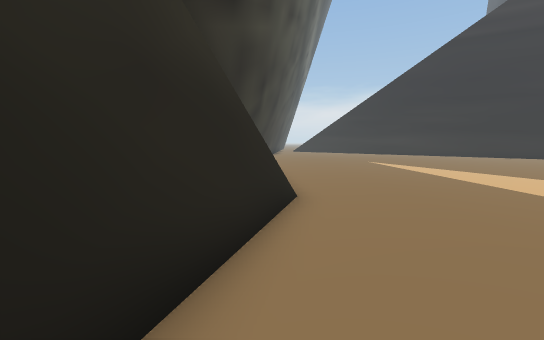
[1] (above)

18 first-person views from a walk through a 3-D level made in the Unity game engine. The camera is 1.3 m above the floor, tilts 6° down and sees 90° across. The floor is counted in squares, 1 m on a side. Each view is taken from the middle of a square. On the plan, view 1 faces up. The plan holds only what a view shows up to about 13 squares ahead; the rest is blank. The place goes on beyond the plan. The player is left out. Some surface patterns are stand-ins.

[2]
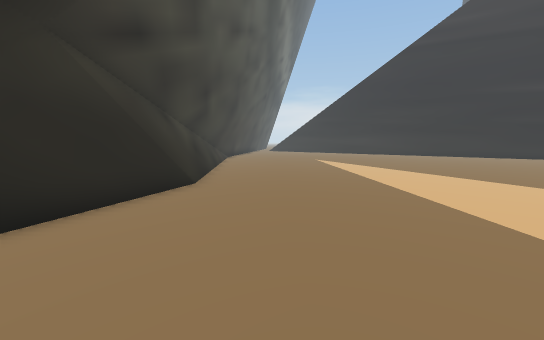

[3]
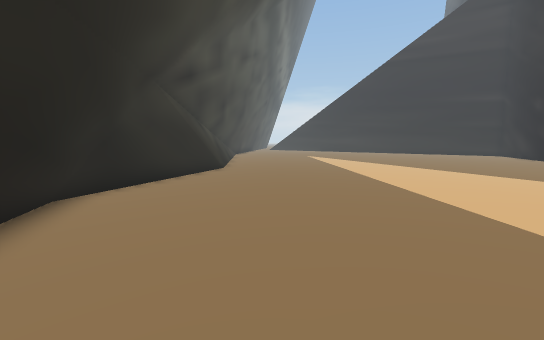

[4]
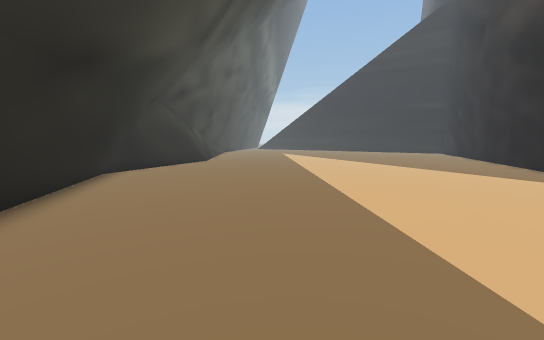

[5]
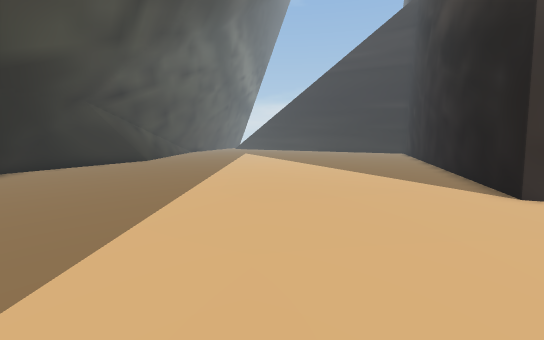

[6]
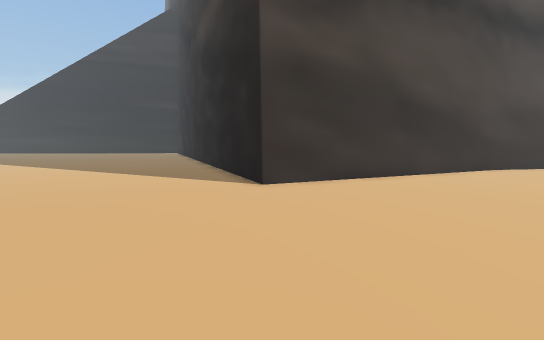

[7]
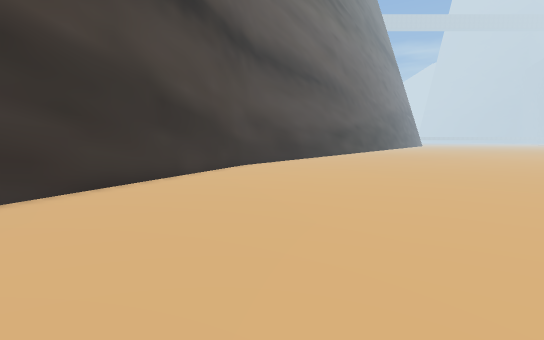

[8]
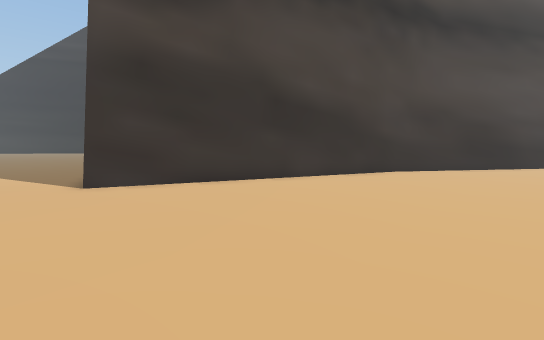

[9]
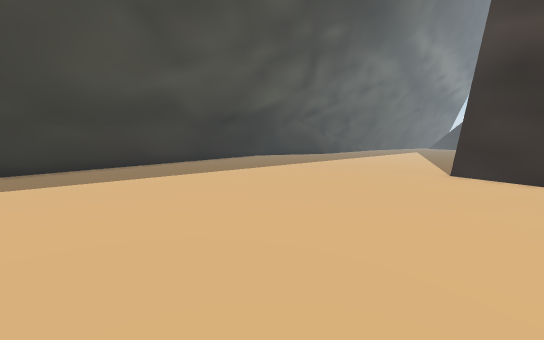

[10]
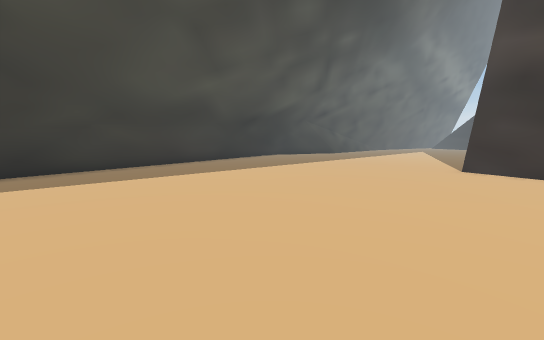

[11]
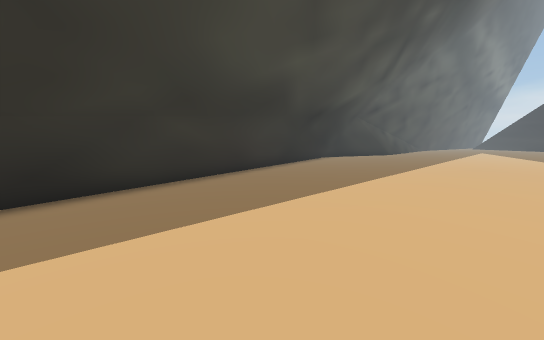

[12]
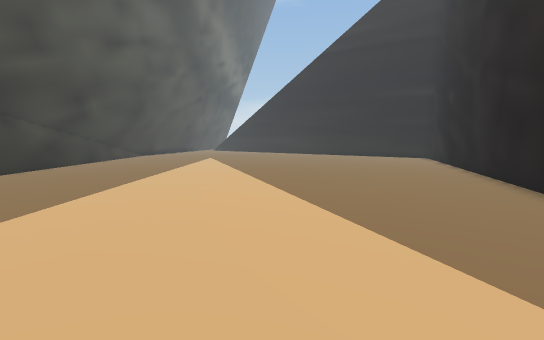

[13]
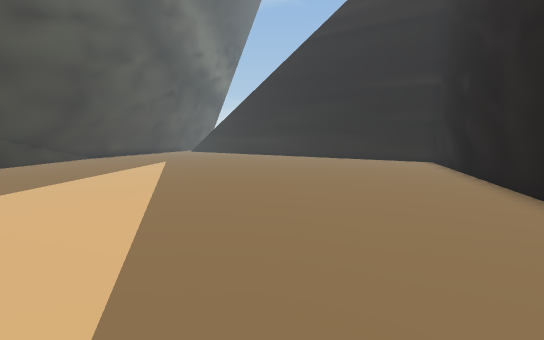

[14]
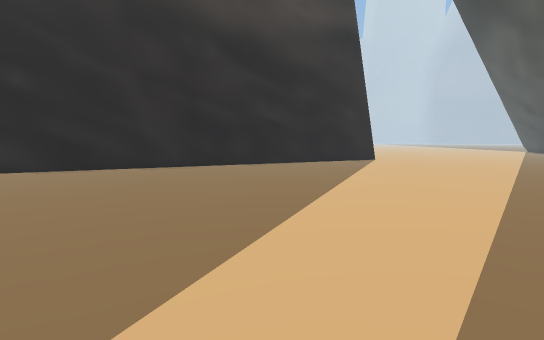

[15]
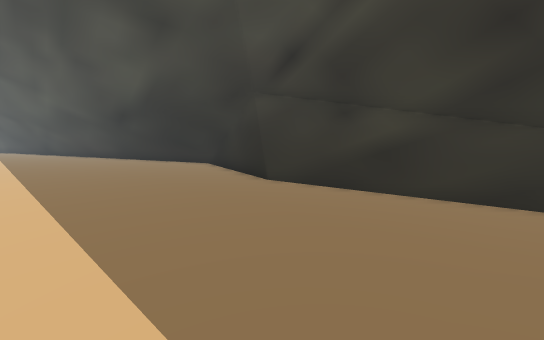

[16]
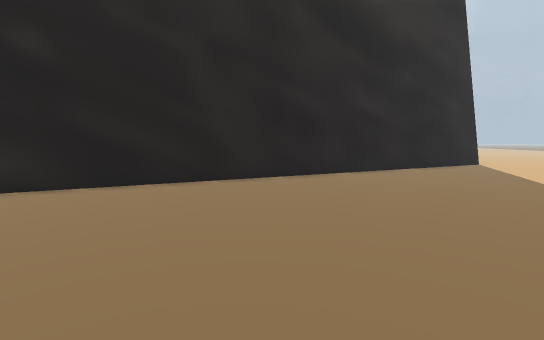

[17]
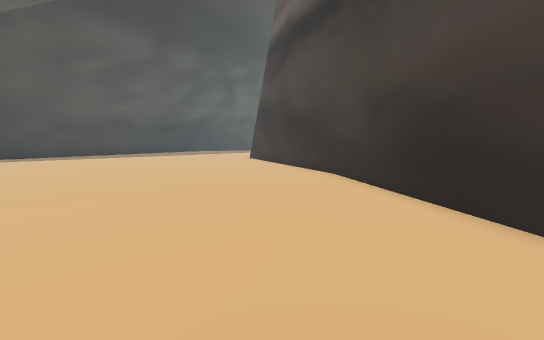

[18]
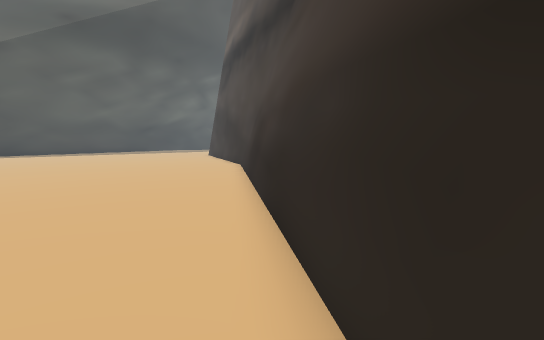

### Floor plan
Points are (right, up) in squares from view 1. A wall is a line through its corners. A room is listed if a view was taken in it or the views show most of it. See-through windows are left out.
Room 1 (views 1, 2, 3, 4, 5, 6, 7, 8, 9, 10, 11, 12, 13, 14, 15, 16, 17, 18)
walls: (16.4, -6.6) (14.7, -5.9) (21.7, 13.2); (1.8, -10.6) (4.5, -20); (1.6, -10.9) (4.3, -20); (25.9, -10.6) (16.5, -6.6); (-1.6, 0.1) (0.6, -7.7); (-1.7, 1) (1, -8.1); (0.4, 6.3) (-1.9, -1); (-0.6, 13) (0.1, 5.4); (-0.8, 13) (-0.1, 5.1); (-1, 13) (-0.3, 5.1) (-1.6, 0.6); (37.1, -18.5) (25.9, -10.5); (37.1, -18.9) (25.3, -10.4)
low walls: (1.4, -11.2) (4, -20.1); (-1.7, -0.6) (0.3, -7.4); (-0.2, 13.2) (0.5, 6.1); (-0.4, 13.1) (0.2, 5.7)

Where each view was taken, in squares from view 1:
view 1: 0 up, 0 right, facing up
view 2: 2 down, 3 right, facing up
view 3: 7 down, 3 right, facing up
view 4: 12 down, 5 right, facing up
view 5: 12 down, 9 right, facing up
view 6: 12 down, 9 right, facing up-right
view 7: 12 down, 10 right, facing right
view 8: 15 down, 13 right, facing up-right
view 9: 18 down, 17 right, facing up-left
view 10: 20 down, 17 right, facing up-left
view 11: 20 down, 11 right, facing up-left
view 12: 4 down, 11 right, facing up
view 13: 0 up, 13 right, facing up
view 14: 13 up, 6 right, facing down-right
view 15: 13 up, 7 right, facing down-left
view 16: 13 up, 12 right, facing down-right
view 17: 20 down, 31 right, facing up-left
view 18: 20 down, 37 right, facing up-left
